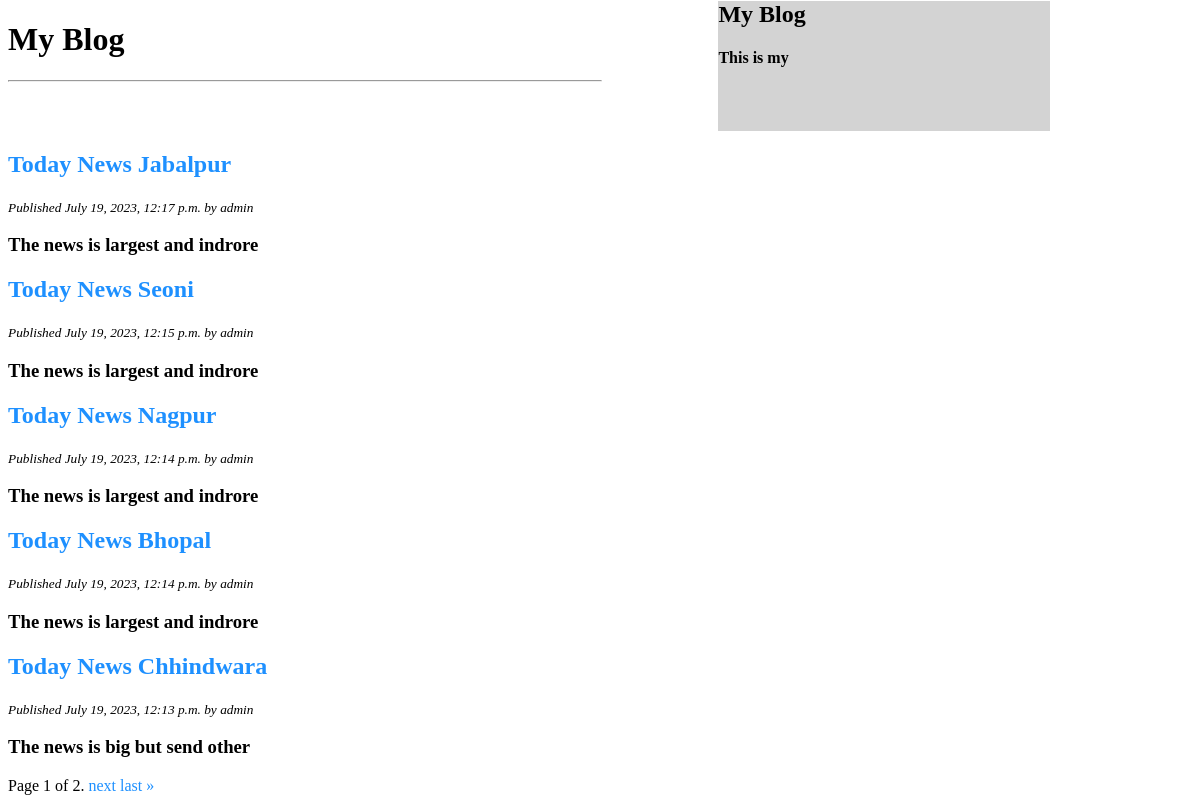
The page / on the database its author committed.
### blogapp/models.py (models this page shows, shortened)
class Blog(models.Model):
    title = models.CharField(max_length=200)
    content = models.TextField()
    author = models.ForeignKey(User, on_delete=models.CASCADE)
    created_at = models.DateTimeField(auto_now_add=True)

### blogapp/views.py (the view)
# urls.py: path('', views.blog_list, name='list'),
def blog_list(request):
    blogs = Blog.objects.all().order_by('-created_at')
    paginator = Paginator(blogs, 5)
    page_number = request.GET.get('page')
    page_obj = paginator.get_page(page_number)
    return render(request, 'blog_list.html', {'page_obj': page_obj})

### templates/blog_list.html (shortened to what this page needs)
<!DOCTYPE html>
<html>
<head>
</head>
<body>
    <h1>My Blog</h1>
    <hr style="width:50%;text-align:left;margin-left:0">
    <div class="firstdiv">
        <h2>My Blog</h2>
        <h4> This is my<h4>
    </div>
    {% for blog in page_obj %}
        <h2><a href="{% url 'detail' blog.id %}">{{ blog.title }}</a></h2>
        <small><i>Published {{ blog.created_at|date:"F j, Y, P" }} by {{ blog.author }}</i></small>
        <h3>{{ blog.content }}</h3>
    {% endfor %}
    <div class="pagination">
        <span class="step-links">
            <span class="current">
                Page {{ page_obj.number }} of {{ page_obj.paginator.num_pages }}.
            </span>
            {% if page_obj.has_next %}
                <a href="?page={{ page_obj.next_page_number }}">next</a>
                <a href="?page={{ page_obj.paginator.num_pages }}">last &raquo;</a>
            {% endif %}
        </span>
    </div>
</body>
</html>

### templates/blog_list.html (style rules this page uses)
a { text-decoration:none; color:dodgerblue; }
.firstdiv { height:130px; width:28%; background-color:#D3D3D3; margin-left:60%; margin-top:-101px; }

### rows shown on the page
Blog: title "Today News Jabalpur", created_at "July 19, 2023, 12:17 p.m.", author "admin", content "The news is largest and indrore"
Blog: title "Today News Seoni", created_at "July 19, 2023, 12:15 p.m.", author "admin", content "The news is largest and indrore"
Blog: title "Today News Nagpur", created_at "July 19, 2023, 12:14 p.m.", author "admin", content "The news is largest and indrore"
Blog: title "Today News Bhopal", created_at "July 19, 2023, 12:14 p.m.", author "admin", content "The news is largest and indrore"
Blog: title "Today News Chhindwara", created_at "July 19, 2023, 12:13 p.m.", author "admin", content "The news is big but send other"

### other values the page prints
{{ page_obj.number }} "1"
{{ page_obj.paginator.num_pages }} "2"
